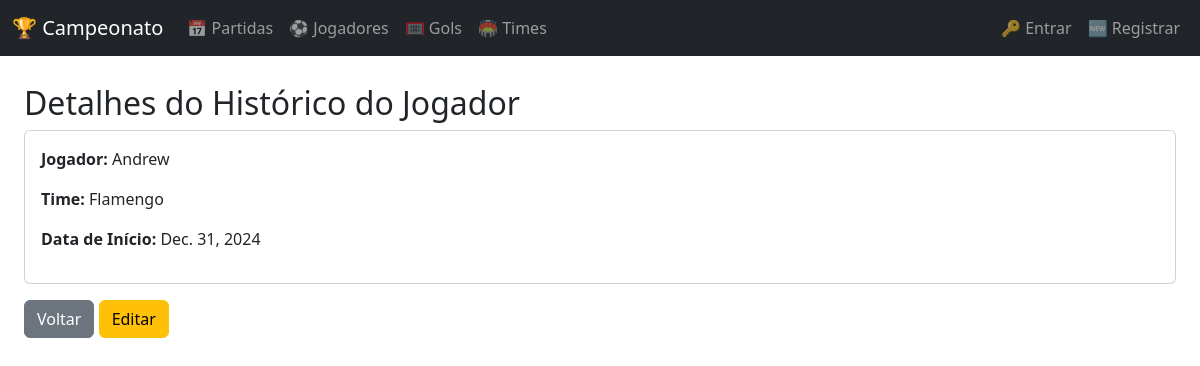
The app's page /playerteamhistories/7552/ with its own data.
### core/models.py (models this page shows, shortened)
class PlayerTeamHistory(models.Model):
    player = models.ForeignKey(Player, on_delete=models.CASCADE, related_name="teams")
    team = models.ForeignKey(Team, on_delete=models.CASCADE)
    start_date = models.DateField()

class Player(models.Model):
    name = models.CharField(max_length=100)
    number = models.IntegerField(null=True, blank=True)
    position = models.ForeignKey(Position, on_delete=models.CASCADE)
    age = models.IntegerField(null=True, blank=True)
    country = models.ForeignKey(Country, on_delete=models.CASCADE)

class Team(models.Model):
    name = models.CharField(max_length=30)
    acronym = models.CharField(max_length=3)
    state = models.ForeignKey(State, on_delete=models.CASCADE)
    emblem = models.ImageField(upload_to="team_emblems/", null=True, blank=True)

### core/views.py (the view)
# urls.py: path("playerteamhistories/<int:pk>/", PlayerTeamHistoryDetailView.as_view(), name="playerteamhistory_detail"),
class PlayerTeamHistoryDetailView(DetailView):
    model = PlayerTeamHistory
    template_name = "core/playerteamhistory/playerteamhistory_detail.html"
    context_object_name = "playerteamhistory"

### core/templates/core/playerteamhistory/playerteamhistory_detail.html
{% extends "base.html" %}
{% block content %}
<div class="container mt-4">
    <h2>Detalhes do Histórico do Jogador</h2>
    <div class="card">
        <div class="card-body">
            <p><strong>Jogador:</strong> {{ playerteamhistory.player.name }}</p>
            <p><strong>Time:</strong> {{ playerteamhistory.team.name }}</p>
            <p><strong>Data de Início:</strong> {{ playerteamhistory.start_date }}</p>
        </div>
    </div>
    <a href="{% url 'playerteamhistory_list' %}" class="btn btn-secondary mt-3">Voltar</a>
    <a href="{% url 'playerteamhistory_edit' playerteamhistory.pk %}" class="btn btn-warning mt-3">Editar</a>
</div>
{% endblock %}

### core/templates/base.html (style rules this page uses)
body { padding-top: 60px; }
.container { max-width: 1200px; }

### records on screen
PlayerTeamHistory: player.name "Andrew", team.name "Flamengo", start_date "Dec. 31, 2024"
